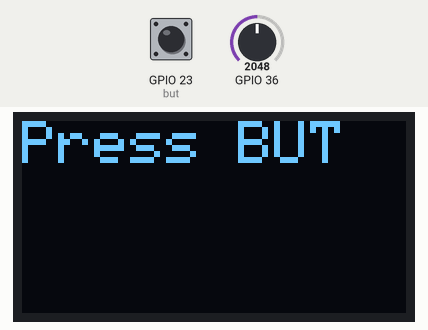
Bench run of a sketch on a simulated ESP32. Parts: 128×64 one-colour display. The test bench sets the inputs (shaded band); at power-on: GPIO 23 (but) HIGH, GPIO 36 = 2048. WiFi joins after 1.5 s; servers stay silent unless stated; the local clock reads 2024-03-15 10:24:30 at power-on unless the sketch sets it; what the sketch prints to the serial monitor is not drawn.

Above: at 4.8 s.
4.9 s: GPIO 23 (but) pulled LOW for 0.65 s
At 7.2 s:
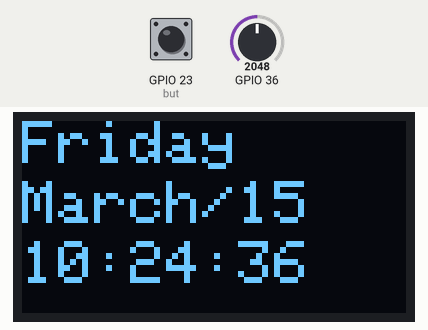
At 10.4 s:
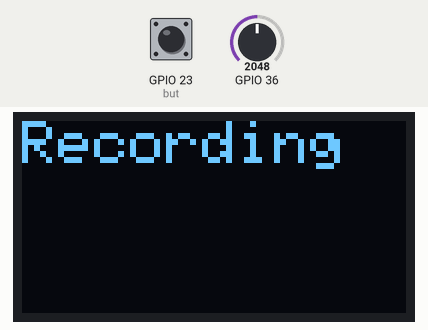
Timing chart, 0 to 11.9 s (numbered marks = the images above; inputs shaded):
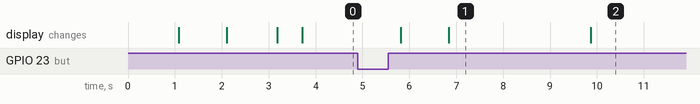

Measured:
- after the input at 4.9 s, the display: first changes after 0.91 s (image 1 shows a later state)
- what the display in image 1 shows lasts 3.1 s, from 6.8 s to 9.9 s

The sketch:

Final_Cap.ino
```cpp
//HTTPs
//Change this according to your IPv4 : "http://xxx.xxx.xxx.xxx:5000//data"
const char* URL = "http://192.168.2.7:5000//data";
//
#include<ArduinoJson.h>
#include "time.h"
#include <Adafruit_SSD1306.h>
#include <Wire.h>
#include <Adafruit_GFX.h>
#include <driver/adc.h>
#include<HTTPClient.h>

#define SCREEN_WIDTH 128 // OLED display width, in pixels
#define SCREEN_HEIGHT 64 // OLED display height, in pixels

#define I2C_SDA 22
#define I2C_SCL 21

Adafruit_SSD1306 oled(SCREEN_WIDTH, SCREEN_HEIGHT, &Wire, -1);
#define OLED_Address 0x3C


//const char* ssid     ="POCO M5";
//const char* password = "duykhanh";
//////////////////////////
//Wifi corresponding
const char *ssid = "O2_108";
const char* password = "O2.108wifi";

const char* ntpServer = "pool.ntp.org";
const long  gmtOffset_sec = 6*3600;
const int   daylightOffset_sec = 3600;

//const int but = 23;
#define but 23
#define si 3000
//const uint8_t but = 23;
//const uint16_t si = 3000;
//const int si = 3000;
//int arr[si];

uint16_t sample;
uint8_t Rpeak;

int lastState = HIGH; // the previous state from the input pin
int currentState;    // the current reading from the input pin
char datetime[50];

bool flag;
uint8_t lastDebounceTime = 0;
uint8_t debounceDelay = 500;

uint32_t count;
uint32_t now;

void setup(){
  pinMode(but, INPUT_PULLUP);
  //pinMode(A0, INPUT);
  adc1_config_width(ADC_WIDTH_BIT_12);
  adc1_config_channel_atten(ADC1_CHANNEL_0, ADC_ATTEN_DB_11);
  //adc1_ulp_enable();
  Serial.begin(9600);

  oled.begin(SSD1306_SWITCHCAPVCC, OLED_Address);
  oled.clearDisplay();

  oled.setTextSize(2);
  oled.setTextColor(WHITE, BLACK);
  oled.setCursor(0, 0);
  oled.println("DEVICE");
  oled.setCursor(0, 20);
  oled.println("IS ON");
  oled.display();
  delay(500);
  oled.clearDisplay();
  delay(500);

  // Connect to Wi-Fi
  oled.setCursor(0, 0);
  oled.print("Connecting");
  oled.println(ssid);
  oled.display();
  delay(500);
  WiFi.begin(ssid, password);
  while (WiFi.status() != WL_CONNECTED) {
    delay(500);
    oled.clearDisplay();
    oled.setCursor(0, 0);
    oled.print(".");
    oled.display();
  }
  Serial.println("");
  oled.clearDisplay();
  oled.setCursor(0, 0);
  oled.println("WiFi connected.");
  oled.display();
  delay(500);
  oled.clearDisplay();
  // Init and get the time
  configTime(gmtOffset_sec, daylightOffset_sec, ntpServer);
}

void loop(){
  currentState = digitalRead(but);

  if(lastState == LOW && currentState == HIGH){
    if ( (millis() - lastDebounceTime) > debounceDelay) {
    oled.clearDisplay();
    flag = 1;
    Serial.println("The button is pressed");
    oled.setCursor(0, 0);
    //oled.print("The button is pressed");
    oled.print("Proceed");
    oled.display();
    delay(1000);
    oled.clearDisplay();
    mainfunction();
  }
  lastDebounceTime = millis();
  }
  if(flag){
    flag = 0;
    lastDebounceTime = 0;
  }
  lastState = currentState;
  //oled.clearDisplay();
  oled.setCursor(0, 0);
  oled.print("Press BUT");
  oled.display();
  delay(500);
}

void mainfunction(){
  int* arr = (int*)malloc(si* sizeof(int));
  struct tm timeinfo;
  if(!getLocalTime(&timeinfo)){
    Serial.println("Failed to obtain time");
    //datetime = strcpy(datetime, "Failed to obtain time");
    //datetime = "Failed to obtain time";
    oled.setCursor(0, 0);
    oled.println("Can not");
    oled.setCursor(0, 20);
    oled.println("get time");
    return;
  }
  //Serial.println(&timeinfo, "%A, %B %d %Y %H:%M:%S");
  strftime(datetime, 50, "%A %B/%d/%Y %H:%M:%S", &timeinfo);
  oled.setCursor(0, 0);
  oled.println(&timeinfo,"%A");

  oled.setCursor(0, 20);
  oled.println(&timeinfo,"%B/%d");
  oled.setCursor(0, 40);
  oled.println(&timeinfo,"%H:%M:%S");

  Rpeak = 0;
  sample = 0;

  oled.display();
  delay(3000);
  oled.clearDisplay();

    now = millis();
    oled.setTextColor(WHITE);
    oled.setCursor(0, 0);
    oled.print("Recording");
    oled.display();
    while(millis()-now <= 12000){
      arr[sample] = analogRead(A0);
      //arr[sample] = adc1_get_raw(ADC1_CHANNEL_0);
      //Serial.println(arr[sample]);
    sample++;
    delay(6.5);
    }
    Rpeak = CountRpeak(arr, sample);

    oled.clearDisplay();
    //oled.setCursor(0, 0);
    count = millis() - now;
    //oled.print("time=");
    //oled.println((int) count/1000);
    //oled.print("sample=");
    //oled.println(sample);
    float sampa = (float) sample/count*1000;
    int sampling = (int) sampa;
    //oled.print("sampling=");
    //oled.println(sampling);
    //oled.print("Rpeak=");
    //oled.println(Rpeak);

    //oled.display();
    delay(2000);
    //oled.clearDisplay();
    if(Rpeak >= 10 && Rpeak <= 20){
      const size_t CAPACITY = JSON_ARRAY_SIZE(sample) + JSON_OBJECT_SIZE(1);
      DynamicJsonDocument doc(CAPACITY);
      doc["time"] = datetime;
      JsonArray ECGsignal = doc.createNestedArray("ECGsignal");

      //for(int j=0;j<sample-5;j++){
      for(int j=100;j<sample-5;j++){
        //doc["ECGsignal"][i] = arr[i];
        ECGsignal.add(arr[j]);
      }
      ECGsignal.add(sampling);
      String json;
      serializeJson(doc, json);
      //serializeJson(doc, Serial);
      oled.setCursor(0, 0);
      oled.println("Json file");
      oled.setCursor(0, 20);
      oled.println("is created");
      oled.display();
      delay(2000);
      oled.clearDisplay();

      if (WiFi.status() == WL_CONNECTED) {
        HTTPClient http;
        WiFiClient client;
        //http.begin("http://192.168.128.124:5000//data"); //URL = "http://192.168.128.124:5000//data"
        http.begin(URL); //URL = "http://192.168.128.124:5000//data"
        http.addHeader("Content-Type", "application/json");

        int httpCode = http.POST(json);

      if (httpCode > 0) {
        String payload = http.getString();
        //oled.setCursor(0, 0);
        //oled.println(httpCode);
        //oled.display();
        //delay(2000);
        //oled.clearDisplay();

        Serial.println(httpCode);
        if(httpCode <=300){
          oled.setCursor(0, 0);
          oled.println("Predict:");
          oled.setCursor(0,20);
          oled.println(payload);
          Serial.println(payload);
        }

        oled.display();
        delay(5000);
        oled.clearDisplay();
        }

       else {
         oled.setCursor(0, 0);
         oled.println("Error HTTP");

         oled.setCursor(0, 20);
         oled.println(httpCode);
         oled.display();
         delay(3000);
         oled.clearDisplay();
        }

       http.end();
       }

    doc.clear();
    }

    else{
      oled.setCursor(0, 0);
      oled.println("Error on");
      oled.setCursor(0, 20);
      oled.println("Record!!");
      oled.setCursor(0, 40);
      oled.println("Try again");
      oled.display();
      delay(3000);
      oled.clearDisplay();
      }

  free(arr);
}

uint8_t CountRpeak(int arr[], int sample){
  uint8_t PeakCount = 0;
  //int i, j, k;
  uint16_t i, j, k;

  for(i=100;i<sample;i++){
    if(i<sample-5)
      j = i + 5;
    else
      j = i;
    if(i>5)
      k = i - 5;
    else
      k = i;
    if(arr[i] > arr[j]+1500 && arr[i] > arr[k]+1500 && arr[i]>= 3500){
      PeakCount++;
      i = i+8;
    }
  }

  return PeakCount;
}
```
